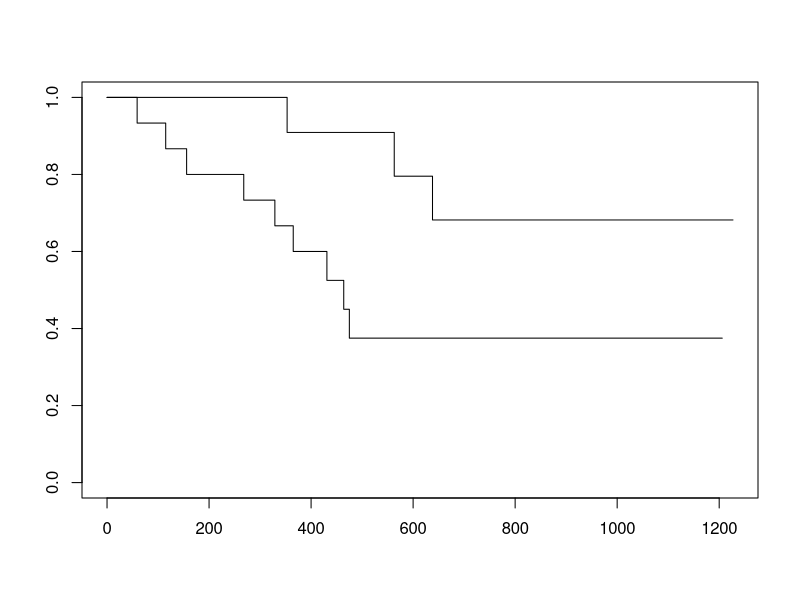

This figure's R source:
## ---- chunk 1
library(survival)
fit1 <- survfit(Surv(futime, fustat) ~ resid.ds, data = ovarian)
plot(fit1)
